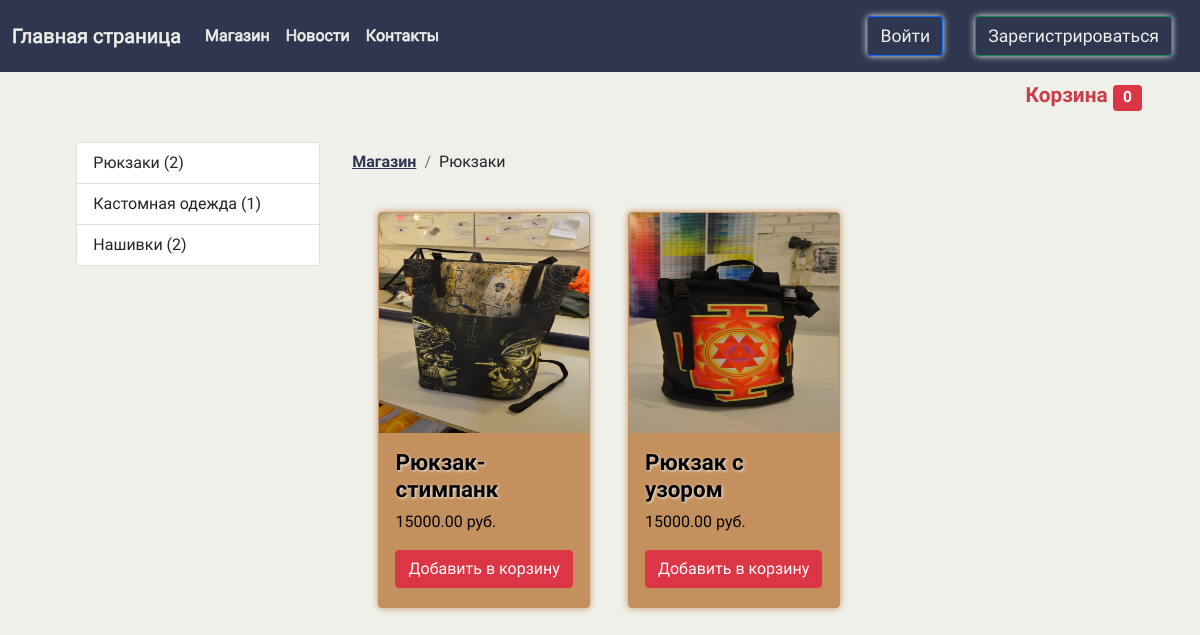
The app's page /shop/category/backpacks with its own data.
### shop/models.py (models this page shows, shortened)
class Cart(models.Model):
    owner = models.ForeignKey('Customer', null=True, verbose_name='Владелец', on_delete=models.CASCADE)
    products = models.ManyToManyField(CartProduct, blank=True, related_name='related_cart')
    total_products = models.PositiveIntegerField(default=0)
    final_price = models.DecimalField(max_digits=9, default=0, decimal_places=2, verbose_name='Общая цена')
    in_order = models.BooleanField(default=False)
    for_anonymous_user = models.BooleanField(default=False)

class Category(models.Model):
    name = models.CharField(max_length=255, verbose_name='Имя категории')
    slug = models.SlugField(unique=True)
    objects = CategoryManager()
    def get_absolute_url(self):
        return reverse('category_detail', kwargs={'slug': self.slug})

class Product(models.Model):
    class Meta:
        abstract = True
    category = models.ForeignKey(Category, verbose_name='Категория', on_delete=models.CASCADE)
    title = models.CharField(max_length=255, verbose_name='Наименование')
    slug = models.SlugField(unique=True)
    image = models.ImageField(verbose_name='Изображение')
    description = models.TextField(verbose_name='Описание', null=True)
    price = models.DecimalField(max_digits=9, decimal_places=2, verbose_name='Цена')
    def get_model_name(self):
        return self.__class__.__name__.lower()

class Backpack(Product):
    model_backpack = models.CharField(max_length=255, verbose_name='Модель рюкзака')
    top_material = models.CharField(max_length=255, verbose_name='Материал верха')
    lining_material = models.CharField(max_length=255, verbose_name='Материал подклада')
    size = models.CharField(max_length=255, verbose_name='Объем')
    def get_absolute_url(self):
        return get_product_url(self, 'product_detail')

### shop/views.py (the view)
# urls.py: path('category/<str:slug>', CategoryDetailView.as_view(), name='category_detail'),
class CategoryDetailView(CartMixin, CategoryDetailMixin, DetailView):
    model = Category
    queryset = Category.objects.all()
    context_object_name = 'category'
    template_name = 'shop/category_detail.html'
    slug_url_kwarg = 'slug'
    def get_context_data(self, **kwargs):
        context = super().get_context_data(**kwargs)
        context['cart'] = self.cart
        return context

### shop/mixins.py (called while the page is built)
    def get_context_data(self, **kwargs):
        if isinstance(self.get_object(), Category):
            model = self.CATEGORY_SLUG2PRODUCT_MODEL[self.get_object().slug]
            context = super().get_context_data(**kwargs)
            context['categories'] = Category.objects.get_categories_left_sidebar()
            context['category_products'] = model.objects.all()
            return context
        context = super().get_context_data(**kwargs)
        context['categories'] = Category.objects.get_categories_left_sidebar()
        return context

    def dispatch(self, request, *args, **kwargs):
        if request.user.is_authenticated:
            customer = Customer.objects.filter(user=request.user).first()
            if not customer:
                customer = Customer.objects.create(
                    user=request.user
                )
            cart = Cart.objects.filter(owner=customer, in_order=False).first()
            if not cart:
                cart = Cart.objects.create(owner=customer)
        else:
            cart = Cart.objects.filter(for_anonymous_user=True).first()
            if not cart:
                cart = Cart.objects.create(for_anonymous_user=True)
        self.cart = cart
        return super().dispatch(request, *args, **kwargs)

### shop/models.py (called while the page is built)
def get_models_for_count(*model_names):
    return [models.Count(model_name) for model_name in model_names]

def get_product_url(obj, viewname):
    ct_model = obj.__class__._meta.model_name
    return reverse(viewname, kwargs={'ct_model': ct_model, 'slug': obj.slug})

    def get_queryset(self):
        return super().get_queryset()

    def get_categories_left_sidebar(self):
        models = get_models_for_count('backpack', 'patch', 'customization')
        qs = list(self.get_queryset().annotate(*models))
        data = [
            dict(name=c.name, url=c.get_absolute_url(), count=getattr(c, self.CATEGORY_NAME_COUNT_NAME[c.name]))
            for c in qs
        ]
        return data

### shop/templates/shop/category_detail.html (shortened to what this page needs)
{% extends 'shop/base.html' %}
{% load static %}
{% block tovar %}
<nav aria-label="breadcrumb" class="m-1 p-1">
      <ol class="breadcrumb">
        <li class="breadcrumb-item"><a href="{% url 'base_shop' %}" class="category">Магазин</a></li>
        <li class="breadcrumb-item">{{category.name}}</li>
      </ol>
    </nav>
            <div class="row">
            {% for product in category_products %}
              <div class="col-lg-4 col-md-6 mb-4">
                <div class="card h-100">
                    <a href="{{ product.get_absolute_url }}"><img class="card-img-top" src="{{ product.image.url }}"></a>
                    <div class="card-body">
                        <h5 class="card-title">
                            <a class="product" href="{{ product.get_absolute_url }}">{{ product.title }}</a>
                        </h5>
                        <p class="card-text">{{ product.price }} руб.</p>
                        <a href="{% url 'add_to_cart' ct_model=product.get_model_name slug=product.slug %}">
                            <button class="btn btn-danger">Добавить в корзину</button>
                        </a>
                    </div>
                </div>
              </div>
              {% endfor %}
          </div>
{% endblock %}

### shop/templates/shop/base.html (shortened to what this page needs)
{% extends 'main/layout.html' %}
{% load static %}
{% block content %}
<div class="container">
    <div class="right">
        <a class="nav-link right" href="{% url 'cart' %}">Корзина <span class="badge bg-danger">{{ cart.products.count }}</span></a>
    </div>
  <div class="row">
      <div class="col-lg-3">
          <div class="list-group">
              {% for category in categories %}
              <a class="list-group-item" href="{{ category.url }}">{{ category.name }} ({{ category.count }})</a>
              {% endfor %}
          </div>
      </div>
      <div class="col-lg-9">
          {% block tovar %}{% endblock %}
      </div>
  </div>
</div>
{% endblock %}

### main/static/main/css/main.css (style rules this page uses)
* { font-family: 'Comfortaa', cursive; }
.card-img-top { height:220px; }
.card { background-color: #c4915e!important; border: 1.5px solid #c4915e; box-shadow: 0 0 7px #c4915e; color:#050505; margin-left:3%; margin-right:3%; margin-top:1%; }
h5 { font-size:140%; font-weight:bold; text-shadow: 1px 1px 3px #eff0ea; }
.row { margin: 2%; }
h5.card-title { color:#050505; }
.card-text { color:#050505; }
a.product { color: #050505!important; text-decoration: none!important; }
a.right { color: #ca3e49!important; text-decoration: none!important; font-size: 130%; text-align:right!important; font-weight:bold; }
a.category { color: #2f3650!important; font-size: 100%; font-weight:bold; }

### records on screen
Category: name "Рюкзаки", name "Рюкзаки"
Category: name "Кастомная одежда"
Category: name "Нашивки"
Backpack: image (picture), title "Рюкзак-стимпанк", price "15000.00"
Backpack: image (picture), title "Рюкзак с узором", price "15000.00"

### other values on screen
{{ category.count }} "2" "1" "2"
